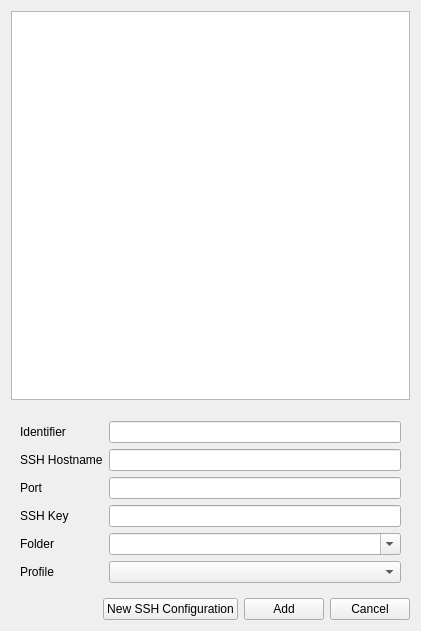
<?xml version="1.0" encoding="UTF-8"?>
<ui version="4.0">
 <class>SSHTreeWidget</class>
 <widget class="QWidget" name="SSHTreeWidget">
  <property name="geometry">
   <rect>
    <x>0</x>
    <y>0</y>
    <width>421</width>
    <height>631</height>
   </rect>
  </property>
  <property name="windowTitle">
   <string>Form</string>
  </property>
  <layout class="QVBoxLayout" name="verticalLayout">
   <item>
    <widget class="QTreeView" name="treeView">
     <attribute name="headerVisible">
      <bool>false</bool>
     </attribute>
    </widget>
   </item>
   <item>
    <widget class="KMessageWidget" name="errorPanel"/>
   </item>
   <item>
    <widget class="QWidget" name="sshInfoPane" native="true">
     <layout class="QFormLayout" name="formLayout">
      <item row="1" column="0">
       <widget class="QLabel" name="label">
        <property name="text">
         <string>SSH Hostname</string>
        </property>
       </widget>
      </item>
      <item row="1" column="1">
       <widget class="QLineEdit" name="hostname"/>
      </item>
      <item row="0" column="0">
       <widget class="QLabel" name="label_2">
        <property name="text">
         <string>Identifier</string>
        </property>
       </widget>
      </item>
      <item row="0" column="1">
       <widget class="QLineEdit" name="name"/>
      </item>
      <item row="2" column="0">
       <widget class="QLabel" name="label_3">
        <property name="text">
         <string>Port</string>
        </property>
       </widget>
      </item>
      <item row="2" column="1">
       <widget class="QLineEdit" name="port"/>
      </item>
      <item row="3" column="0">
       <widget class="QLabel" name="label_4">
        <property name="text">
         <string>SSH Key</string>
        </property>
       </widget>
      </item>
      <item row="5" column="0">
       <widget class="QLabel" name="label_5">
        <property name="text">
         <string>Profile</string>
        </property>
       </widget>
      </item>
      <item row="5" column="1">
       <widget class="QComboBox" name="profile">
        <property name="sizePolicy">
         <sizepolicy hsizetype="MinimumExpanding" vsizetype="Fixed">
          <horstretch>0</horstretch>
          <verstretch>0</verstretch>
         </sizepolicy>
        </property>
       </widget>
      </item>
      <item row="3" column="1">
       <widget class="QLineEdit" name="sshkey"/>
      </item>
      <item row="4" column="1">
       <widget class="QComboBox" name="folder">
        <property name="sizePolicy">
         <sizepolicy hsizetype="MinimumExpanding" vsizetype="Fixed">
          <horstretch>0</horstretch>
          <verstretch>0</verstretch>
         </sizepolicy>
        </property>
        <property name="editable">
         <bool>true</bool>
        </property>
       </widget>
      </item>
      <item row="4" column="0">
       <widget class="QLabel" name="label_6">
        <property name="text">
         <string>Folder</string>
        </property>
       </widget>
      </item>
     </layout>
    </widget>
   </item>
   <item>
    <layout class="QHBoxLayout" name="horizontalLayout">
     <item>
      <spacer name="horizontalSpacer">
       <property name="orientation">
        <enum>Qt::Horizontal</enum>
       </property>
       <property name="sizeHint" stdset="0">
        <size>
         <width>40</width>
         <height>20</height>
        </size>
       </property>
      </spacer>
     </item>
     <item>
      <widget class="QPushButton" name="newSSHConfig">
       <property name="text">
        <string>New SSH Configuration</string>
       </property>
      </widget>
     </item>
     <item>
      <widget class="QPushButton" name="btnAdd">
       <property name="text">
        <string>Add</string>
       </property>
      </widget>
     </item>
     <item>
      <widget class="QPushButton" name="btnCancel">
       <property name="text">
        <string>Cancel</string>
       </property>
      </widget>
     </item>
    </layout>
   </item>
  </layout>
 </widget>
 <customwidgets>
  <customwidget>
   <class>KMessageWidget</class>
   <extends>QFrame</extends>
   <header>kmessagewidget.h</header>
  </customwidget>
 </customwidgets>
 <resources/>
 <connections/>
</ui>
